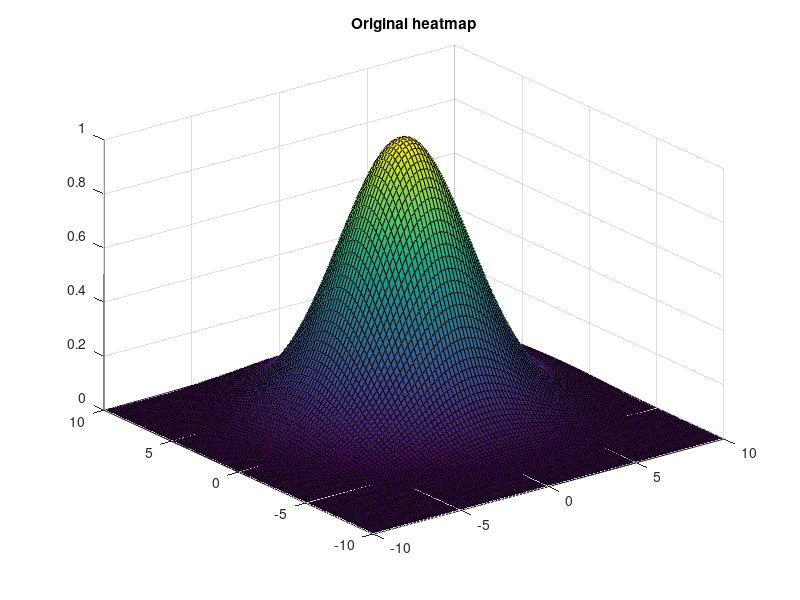
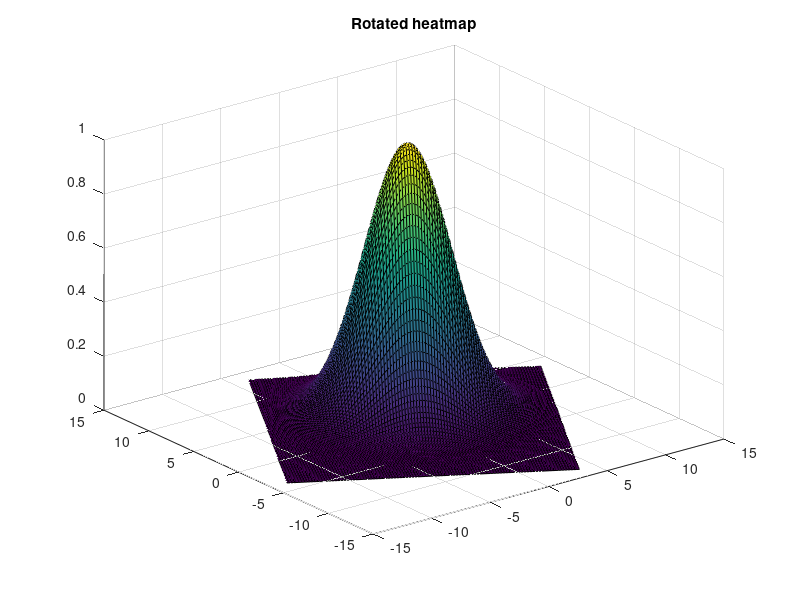

These figures' MATLAB source, in order:
% Generate a grid of x and y values
[x, y] = meshgrid(linspace(-10, 10, 100));

% Evaluate a 2D Gaussian function on the grid
sigma = 3;
heatmap = exp(-((x - 1).^2 + (y - 2).^2) / (2 * sigma^2));

% Visualize the original heatmap
figure;
surf(x, y, heatmap);
title('Original heatmap');

% Rotation angle in degrees
theta = 30;

% Convert the angle to radians
theta_rad = deg2rad(theta);

% Create the rotation matrix
R = [cos(theta_rad), -sin(theta_rad);
     sin(theta_rad), cos(theta_rad)];

% Rotate the x and y values
rotated_coords = [x(:), y(:)] * R;

% Re-evaluate the heatmap function on the rotated coordinates
rotated_x = reshape(rotated_coords(:, 1), size(x));
rotated_y = reshape(rotated_coords(:, 2), size(y));
rotated_heatmap = exp(-((rotated_x - 1).^2 + (rotated_y - 2).^2) / (2 * sigma^2));

% Visualize the rotated heatmap
figure;
surf(rotated_x, rotated_y, rotated_heatmap);
title('Rotated heatmap');
